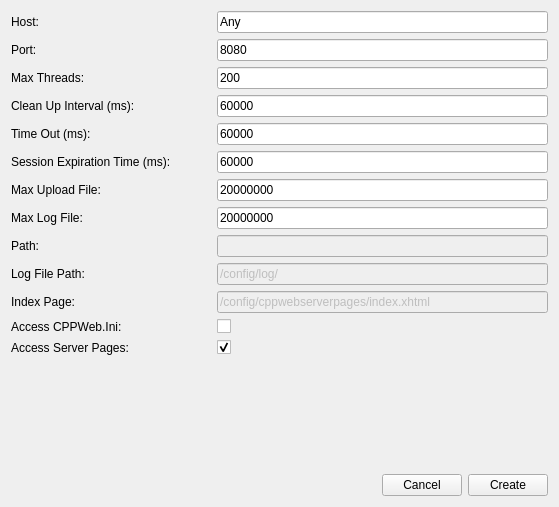
<?xml version="1.0" encoding="UTF-8"?>
<ui version="4.0">
 <class>FrmProjectConfiguration</class>
 <widget class="QWidget" name="FrmProjectConfiguration">
  <property name="geometry">
   <rect>
    <x>0</x>
    <y>0</y>
    <width>559</width>
    <height>507</height>
   </rect>
  </property>
  <property name="windowTitle">
   <string>Form</string>
  </property>
  <layout class="QVBoxLayout" name="verticalLayout">
   <item>
    <layout class="QHBoxLayout" name="horizontalLayout">
     <item>
      <widget class="QLabel" name="label">
       <property name="minimumSize">
        <size>
         <width>200</width>
         <height>0</height>
        </size>
       </property>
       <property name="text">
        <string>Host:</string>
       </property>
      </widget>
     </item>
     <item>
      <widget class="QLineEdit" name="lnEdtHost">
       <property name="text">
        <string>Any</string>
       </property>
      </widget>
     </item>
    </layout>
   </item>
   <item>
    <layout class="QHBoxLayout" name="horizontalLayout_2">
     <item>
      <widget class="QLabel" name="label_2">
       <property name="minimumSize">
        <size>
         <width>200</width>
         <height>0</height>
        </size>
       </property>
       <property name="text">
        <string>Port:</string>
       </property>
      </widget>
     </item>
     <item>
      <widget class="QLineEdit" name="lnEdtPort">
       <property name="inputMask">
        <string>999999</string>
       </property>
       <property name="text">
        <string>8080</string>
       </property>
      </widget>
     </item>
    </layout>
   </item>
   <item>
    <layout class="QHBoxLayout" name="horizontalLayout_3">
     <item>
      <widget class="QLabel" name="label_3">
       <property name="minimumSize">
        <size>
         <width>200</width>
         <height>0</height>
        </size>
       </property>
       <property name="text">
        <string>Max Threads:</string>
       </property>
      </widget>
     </item>
     <item>
      <widget class="QLineEdit" name="lnEdtMaxThread">
       <property name="inputMask">
        <string>99999999</string>
       </property>
       <property name="text">
        <string>200</string>
       </property>
      </widget>
     </item>
    </layout>
   </item>
   <item>
    <layout class="QHBoxLayout" name="horizontalLayout_4">
     <item>
      <widget class="QLabel" name="label_4">
       <property name="minimumSize">
        <size>
         <width>200</width>
         <height>0</height>
        </size>
       </property>
       <property name="text">
        <string>Clean Up Interval (ms):</string>
       </property>
      </widget>
     </item>
     <item>
      <widget class="QLineEdit" name="lnEdtCleanUpInterval">
       <property name="inputMask">
        <string>99999999</string>
       </property>
       <property name="text">
        <string>60000</string>
       </property>
      </widget>
     </item>
    </layout>
   </item>
   <item>
    <layout class="QHBoxLayout" name="horizontalLayout_5">
     <item>
      <widget class="QLabel" name="label_5">
       <property name="minimumSize">
        <size>
         <width>200</width>
         <height>0</height>
        </size>
       </property>
       <property name="text">
        <string>Time Out (ms):</string>
       </property>
      </widget>
     </item>
     <item>
      <widget class="QLineEdit" name="lnEdtTimeOut">
       <property name="inputMask">
        <string>99999999</string>
       </property>
       <property name="text">
        <string>60000</string>
       </property>
      </widget>
     </item>
    </layout>
   </item>
   <item>
    <layout class="QHBoxLayout" name="horizontalLayout_6">
     <item>
      <widget class="QLabel" name="label_6">
       <property name="minimumSize">
        <size>
         <width>200</width>
         <height>0</height>
        </size>
       </property>
       <property name="text">
        <string>Session Expiration Time (ms):</string>
       </property>
      </widget>
     </item>
     <item>
      <widget class="QLineEdit" name="lnEdtSessionExpirationTime">
       <property name="inputMask">
        <string>99999999</string>
       </property>
       <property name="text">
        <string>60000</string>
       </property>
      </widget>
     </item>
    </layout>
   </item>
   <item>
    <layout class="QHBoxLayout" name="horizontalLayout_7">
     <item>
      <widget class="QLabel" name="label_7">
       <property name="minimumSize">
        <size>
         <width>200</width>
         <height>0</height>
        </size>
       </property>
       <property name="text">
        <string>Max Upload File:</string>
       </property>
      </widget>
     </item>
     <item>
      <widget class="QLineEdit" name="lnEdtMaxUploadFile">
       <property name="inputMask">
        <string>99999999</string>
       </property>
       <property name="text">
        <string>20000000</string>
       </property>
      </widget>
     </item>
    </layout>
   </item>
   <item>
    <layout class="QHBoxLayout" name="horizontalLayout_8">
     <item>
      <widget class="QLabel" name="label_8">
       <property name="minimumSize">
        <size>
         <width>200</width>
         <height>0</height>
        </size>
       </property>
       <property name="text">
        <string>Max Log File:</string>
       </property>
      </widget>
     </item>
     <item>
      <widget class="QLineEdit" name="lnEdtMaxLogFile">
       <property name="inputMask">
        <string>99999999</string>
       </property>
       <property name="text">
        <string>20000000</string>
       </property>
      </widget>
     </item>
    </layout>
   </item>
   <item>
    <layout class="QHBoxLayout" name="horizontalLayout_9">
     <item>
      <widget class="QLabel" name="label_9">
       <property name="minimumSize">
        <size>
         <width>200</width>
         <height>0</height>
        </size>
       </property>
       <property name="text">
        <string>Path:</string>
       </property>
      </widget>
     </item>
     <item>
      <widget class="QLineEdit" name="lnEdtPath">
       <property name="enabled">
        <bool>false</bool>
       </property>
       <property name="text">
        <string/>
       </property>
      </widget>
     </item>
    </layout>
   </item>
   <item>
    <layout class="QHBoxLayout" name="horizontalLayout_10">
     <item>
      <widget class="QLabel" name="label_10">
       <property name="minimumSize">
        <size>
         <width>200</width>
         <height>0</height>
        </size>
       </property>
       <property name="text">
        <string>Log File Path:</string>
       </property>
      </widget>
     </item>
     <item>
      <widget class="QLineEdit" name="lnEdtLogFilePath">
       <property name="enabled">
        <bool>false</bool>
       </property>
       <property name="text">
        <string>/config/log/</string>
       </property>
      </widget>
     </item>
    </layout>
   </item>
   <item>
    <layout class="QHBoxLayout" name="horizontalLayout_11">
     <item>
      <widget class="QLabel" name="label_11">
       <property name="minimumSize">
        <size>
         <width>200</width>
         <height>0</height>
        </size>
       </property>
       <property name="text">
        <string>Index Page:</string>
       </property>
      </widget>
     </item>
     <item>
      <widget class="QLineEdit" name="lnEdtIndexPage">
       <property name="enabled">
        <bool>false</bool>
       </property>
       <property name="text">
        <string>/config/cppwebserverpages/index.xhtml</string>
       </property>
      </widget>
     </item>
    </layout>
   </item>
   <item>
    <layout class="QHBoxLayout" name="horizontalLayout_12">
     <item>
      <widget class="QLabel" name="label_12">
       <property name="minimumSize">
        <size>
         <width>200</width>
         <height>0</height>
        </size>
       </property>
       <property name="maximumSize">
        <size>
         <width>170</width>
         <height>16777215</height>
        </size>
       </property>
       <property name="text">
        <string>Access CPPWeb.Ini:</string>
       </property>
      </widget>
     </item>
     <item>
      <widget class="QCheckBox" name="chckBxAccessCPPWebIni">
       <property name="text">
        <string/>
       </property>
      </widget>
     </item>
    </layout>
   </item>
   <item>
    <layout class="QHBoxLayout" name="horizontalLayout_13">
     <item>
      <widget class="QLabel" name="label_13">
       <property name="minimumSize">
        <size>
         <width>200</width>
         <height>0</height>
        </size>
       </property>
       <property name="maximumSize">
        <size>
         <width>170</width>
         <height>16777215</height>
        </size>
       </property>
       <property name="text">
        <string>Access Server Pages:</string>
       </property>
      </widget>
     </item>
     <item>
      <widget class="QCheckBox" name="chckBxAccessServerPages">
       <property name="text">
        <string/>
       </property>
       <property name="checked">
        <bool>true</bool>
       </property>
      </widget>
     </item>
    </layout>
   </item>
   <item>
    <spacer name="verticalSpacer">
     <property name="orientation">
      <enum>Qt::Vertical</enum>
     </property>
     <property name="sizeType">
      <enum>QSizePolicy::Expanding</enum>
     </property>
     <property name="sizeHint" stdset="0">
      <size>
       <width>20</width>
       <height>40</height>
      </size>
     </property>
    </spacer>
   </item>
   <item>
    <layout class="QHBoxLayout" name="horizontalLayout_14">
     <item>
      <spacer name="horizontalSpacer">
       <property name="orientation">
        <enum>Qt::Horizontal</enum>
       </property>
       <property name="sizeHint" stdset="0">
        <size>
         <width>40</width>
         <height>20</height>
        </size>
       </property>
      </spacer>
     </item>
     <item>
      <widget class="QPushButton" name="pshBtnCancel">
       <property name="text">
        <string>Cancel</string>
       </property>
      </widget>
     </item>
     <item>
      <widget class="QPushButton" name="pshBtnCreate">
       <property name="text">
        <string>Create</string>
       </property>
      </widget>
     </item>
    </layout>
   </item>
  </layout>
 </widget>
 <resources/>
 <connections/>
</ui>
